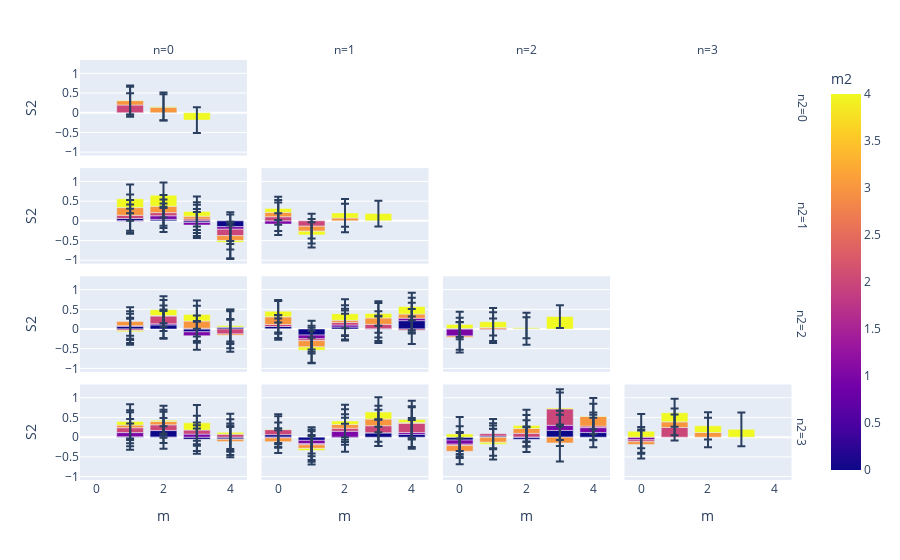

The notebook cell saved with this chart:
### Code cell
def implot_second_order_df(df:pd.DataFrame):
  df["mn"] = df.index.to_series().apply(lambda x: x.split("', '")[0][2:]).map(map_to_mn)
  df["mn2"] = df.index.to_series().apply(lambda x: x.split("', '")[1][:-2]).map(map_to_mn)
  df["m"] = df["mn"].apply(lambda x: x[0])
  df["n"] = df["mn"].apply(lambda x: x[1])
  df["m2"] = df["mn2"].apply(lambda x: x[0])
  df["n2"] = df["mn2"].apply(lambda x: x[1])

  return px.bar(df, x="m", y=df.columns[0], color="m2",facet_col="n", facet_row="n2", error_y=df.columns[1], barmode="group")

implot_second_order_df(second_Si_complexity)

### Figure 1 — Plotly figure (JSON) as saved in the notebook; plotly's stock layout.template omitted (floating-point values rounded to 4 significant figures)
{"data": [{"alignmentgroup": "True", "error_y": {"array": [0.2975, 0.352, 0.3724, 0.3298, 0.3558, 0.3271]}, "hovertemplate": "n2=0<br>n=0<br>m=%{x}<br>S2=%{y}<br>m2=%{marker.color}<extra></extra>", "legendgroup": "", "marker": {"color": [2, 3, 4, 3, 4, 4], "coloraxis": "coloraxis", "pattern": {"shape": ""}}, "name": "", "offsetgroup": "", "orientation": "v", "showlegend": false, "textposition": "auto", "type": "bar", "x": [1, 1, 1, 2, 2, 3], "xaxis": "x13", "y": [0.195, 0.1115, 0.01246, 0.1393, 0.0193, -0.1873], "yaxis": "y13"}, {"alignmentgroup": "True", "error_y": {"array": [0.3553, 0.3149, 0.3894, 0.3324, 0.3639, 0.3205, 0.3094, 0.3337, 0.2845, 0.3215, 0.3414, 0.3286, 0.3586, 0.353, 0.3826, 0.3673, 0.3737, 0.354, 0.451, 0.4253]}, "hovertemplate": "n2=1<br>n=0<br>m=%{x}<br>S2=%{y}<br>m2=%{marker.color}<extra></extra>", "legendgroup": "", "marker": {"color": [0, 1, 2, 3, 4, 0, 1, 2, 3, 4, 0, 1, 2, 3, 4, 0, 1, 2, 3, 4], "coloraxis": "coloraxis", "pattern": {"shape": ""}}, "name": "", "offsetgroup": "", "orientation": "v", "showlegend": false, "textposition": "auto", "type": "bar", "x": [1, 1, 1, 1, 1, 2, 2, 2, 2, 2, 3, 3, 3, 3, 3, 4, 4, 4, 4, 4], "xaxis": "x9", "y": [0.05948, -0.009788, 0.08097, 0.1965, 0.2226, 0.03815, 0.09058, 0.07988, 0.1619, 0.2799, -0.04107, -0.06466, 0.049, 0.07017, 0.1176, -0.1467, -0.06589, -0.1626, -0.1223, -0.04316], "yaxis": "y9"}, {"alignmentgroup": "True", "error_y": {"array": [0.2763, 0.3592, 0.3113, 0.2945, 0.3138, 0.31, 0.3226, 0.3624, 0.3524, 0.3259]}, "hovertemplate": "n2=1<br>n=1<br>m=%{x}<br>S2=%{y}<br>m2=%{marker.color}<extra></extra>", "legendgroup": "", "marker": {"color": [1, 2, 3, 4, 2, 3, 4, 3, 4, 4], "coloraxis": "coloraxis", "pattern": {"shape": ""}}, "name": "", "offsetgroup": "", "orientation": "v", "showlegend": false, "textposition": "auto", "type": "bar", "x": [0, 0, 0, 0, 1, 1, 1, 2, 2, 3], "xaxis": "x10", "y": [-0.08094, 0.1041, 0.1113, 0.09898, -0.135, -0.1281, -0.09316, 0.07326, 0.1281, 0.1843], "yaxis": "y10"}, {"alignmentgroup": "True", "error_y": {"array": [0.3179, 0.3642, 0.3217, 0.363, 0.3282, 0.3533, 0.3617, 0.2681, 0.3935, 0.3425, 0.2784, 0.3573, 0.3245, 0.3917, 0.3582, 0.4047, 0.4352, 0.3599, 0.4148, 0.4052]}, "hovertemplate": "n2=2<br>n=0<br>m=%{x}<br>S2=%{y}<br>m2=%{marker.color}<extra></extra>", "legendgroup": "", "marker": {"color": [0, 1, 2, 3, 4, 0, 1, 2, 3, 4, 0, 1, 2, 3, 4, 0, 1, 2, 3, 4], "coloraxis": "coloraxis", "pattern": {"shape": ""}}, "name": "", "offsetgroup": "", "orientation": "v", "showlegend": false, "textposition": "auto", "type": "bar", "x": [1, 1, 1, 1, 1, 2, 2, 2, 2, 2, 3, 3, 3, 3, 3, 4, 4, 4, 4, 4], "xaxis": "x5", "y": [0.06904, 0.01557, -0.03503, 0.1065, -0.03515, 0.1031, 0.02801, 0.1974, 0.01394, 0.1493, -0.07198, -0.09843, 0.0198, 0.1818, 0.1646, 0.04629, 0.005597, -0.1266, -0.03395, 0.03898], "yaxis": "y5"}, {"alignmentgroup": "True", "error_y": {"array": [0.2932, 0.2691, 0.2347, 0.399, 0.2838, 0.3667, 0.3304, 0.328, 0.4122, 0.3171, 0.338, 0.3686, 0.3458, 0.381, 0.3662, 0.3131, 0.3482, 0.3305, 0.3786, 0.3106, 0.2966, 0.3891, 0.3476, 0.4123, 0.3453]}, "hovertemplate": "n2=2<br>n=1<br>m=%{x}<br>S2=%{y}<br>m2=%{marker.color}<extra></extra>", "legendgroup": "", "marker": {"color": [0, 1, 2, 3, 4, 0, 1, 2, 3, 4, 0, 1, 2, 3, 4, 0, 1, 2, 3, 4, 0, 1, 2, 3, 4], "coloraxis": "coloraxis", "pattern": {"shape": ""}}, "name": "", "offsetgroup": "", "orientation": "v", "showlegend": false, "textposition": "auto", "type": "bar", "x": [0, 0, 0, 0, 0, 1, 1, 1, 1, 1, 2, 2, 2, 2, 2, 3, 3, 3, 3, 3, 4, 4, 4, 4, 4], "xaxis": "x6", "y": [0.06364, -0.0007439, 0.05122, 0.1949, 0.1401, -0.154, -0.09533, -0.0461, -0.159, -0.08181, 0.0491, 0.05357, 0.06425, 0.05492, 0.1667, 0.006748, -0.008545, 0.1106, 0.1644, 0.1109, 0.2122, 0.06247, -0.03069, 0.1039, 0.1933], "yaxis": "y6"}, {"alignmentgroup": "True", "error_y": {"array": [0.3481, 0.2721, 0.3864, 0.3181, 0.2857, 0.3884, 0.35, 0.4042, 0.2647, 0.2878]}, "hovertemplate": "n2=2<br>n=2<br>m=%{x}<br>S2=%{y}<br>m2=%{marker.color}<extra></extra>", "legendgroup": "", "marker": {"color": [1, 2, 3, 4, 2, 3, 4, 3, 4, 4], "coloraxis": "coloraxis", "pattern": {"shape": ""}}, "name": "", "offsetgroup": "", "orientation": "v", "showlegend": false, "textposition": "auto", "type": "bar", "x": [0, 0, 0, 0, 1, 1, 1, 2, 2, 3], "xaxis": "x7", "y": [-0.1769, 0.01493, -0.03146, 0.1026, -0.02103, 0.036, 0.1468, 0.005979, 0.02621, 0.316], "yaxis": "y7"}, {"alignmentgroup": "True", "error_y": {"array": [0.3345, 0.3478, 0.3909, 0.3772, 0.4355, 0.3187, 0.2844, 0.3306, 0.302, 0.3688, 0.3627, 0.2958, 0.363, 0.2852, 0.4521, 0.3997, 0.3159, 0.3779, 0.4034, 0.4741]}, "hovertemplate": "n2=3<br>n=0<br>m=%{x}<br>S2=%{y}<br>m2=%{marker.color}<extra></extra>", "legendgroup": "", "marker": {"color": [0, 1, 2, 3, 4, 0, 1, 2, 3, 4, 0, 1, 2, 3, 4, 0, 1, 2, 3, 4], "coloraxis": "coloraxis", "pattern": {"shape": ""}}, "name": "", "offsetgroup": "", "orientation": "v", "showlegend": false, "textposition": "auto", "type": "bar", "x": [1, 1, 1, 1, 1, 2, 2, 2, 2, 2, 3, 3, 3, 3, 3, 4, 4, 4, 4, 4], "xaxis": "x", "y": [0.01204, 0.104, 0.1229, 0.0668, 0.09413, 0.1674, -0.00756, 0.1452, 0.08378, 0.03464, -0.05735, 0.07755, 0.1025, -0.006019, 0.1832, -0.05007, -0.005079, 0.07468, -0.05275, 0.04771], "yaxis": "y"}, {"alignmentgroup": "True", "error_y": {"array": [0.3113, 0.2475, 0.3414, 0.2883, 0.3798, 0.3308, 0.3192, 0.3852, 0.3379, 0.3578, 0.3556, 0.3414, 0.3527, 0.3859, 0.4108, 0.3341, 0.3409, 0.4062, 0.3343, 0.3744, 0.3648, 0.3669, 0.4101, 0.4072, 0.4759]}, "hovertemplate": "n2=3<br>n=1<br>m=%{x}<br>S2=%{y}<br>m2=%{marker.color}<extra></extra>", "legendgroup": "", "marker": {"color": [0, 1, 2, 3, 4, 0, 1, 2, 3, 4, 0, 1, 2, 3, 4, 0, 1, 2, 3, 4, 0, 1, 2, 3, 4], "coloraxis": "coloraxis", "pattern": {"shape": ""}}, "name": "", "offsetgroup": "", "orientation": "v", "showlegend": false, "textposition": "auto", "type": "bar", "x": [0, 0, 0, 0, 0, 1, 1, 1, 1, 1, 2, 2, 2, 2, 2, 3, 3, 3, 3, 3, 4, 4, 4, 4, 4], "xaxis": "x2", "y": [0.06364, -0.01897, 0.1274, -0.09442, 0.009437, -0.08098, -0.08559, -0.02693, -0.09116, -0.05227, -0.01468, 0.1499, 0.07684, 0.0939, 0.08943, 0.107, 0.007451, 0.1758, 0.1698, 0.1771, 0.07089, 0.04761, 0.2295, 0.02653, 0.07086], "yaxis": "y2"}, {"alignmentgroup": "True", "error_y": {"array": [0.3505, 0.3088, 0.3193, 0.3272, 0.4323, 0.3212, 0.3041, 0.3737, 0.3404, 0.3921, 0.3219, 0.2453, 0.3318, 0.3396, 0.4022, 0.3957, 0.37, 0.4148, 0.4687, 0.4735, 0.3743, 0.3236, 0.3464, 0.3239, 0.4572]}, "hovertemplate": "n2=3<br>n=2<br>m=%{x}<br>S2=%{y}<br>m2=%{marker.color}<extra></extra>", "legendgroup": "", "marker": {"color": [0, 1, 2, 3, 4, 0, 1, 2, 3, 4, 0, 1, 2, 3, 4, 0, 1, 2, 3, 4, 0, 1, 2, 3, 4], "coloraxis": "coloraxis", "pattern": {"shape": ""}}, "name": "", "offsetgroup": "", "orientation": "v", "showlegend": false, "textposition": "auto", "type": "bar", "x": [0, 0, 0, 0, 0, 1, 1, 1, 1, 1, 2, 2, 2, 2, 2, 3, 3, 3, 3, 3, 4, 4, 4, 4, 4], "xaxis": "x3", "y": [-0.07519, -0.1035, -0.03369, -0.1461, 0.07889, 0.03073, -0.005008, 0.0571, -0.1254, -0.04657, -0.05327, 0.005087, 0.09126, 0.1235, 0.07369, 0.1701, 0.1309, 0.4158, -0.1482, 0.02608, 0.117, 0.1252, 0.03871, 0.2436, 0.01391], "yaxis": "y3"}, {"alignmentgroup": "True", "error_y": {"array": [0.3289, 0.3074, 0.3564, 0.435, 0.3285, 0.341, 0.354, 0.3732, 0.3467, 0.4302]}, "hovertemplate": "n2=3<br>n=3<br>m=%{x}<br>S2=%{y}<br>m2=%{marker.color}<extra></extra>", "legendgroup": "", "marker": {"color": [1, 2, 3, 4, 2, 3, 4, 3, 4, 4], "coloraxis": "coloraxis", "pattern": {"shape": ""}}, "name": "", "offsetgroup": "", "orientation": "v", "showlegend": false, "textposition": "auto", "type": "bar", "x": [0, 0, 0, 0, 1, 1, 1, 2, 2, 3], "xaxis": "x4", "y": [-0.06882, -0.04713, -0.06859, 0.1508, 0.2456, 0.143, 0.2294, 0.1181, 0.1695, 0.1987], "yaxis": "y4"}], "layout": {"annotations": [{"font": {}, "showarrow": false, "text": "n=0", "x": 0.115, "xanchor": "center", "xref": "paper", "y": 1, "yanchor": "bottom", "yref": "paper"}, {"font": {}, "showarrow": false, "text": "n=1", "x": 0.365, "xanchor": "center", "xref": "paper", "y": 1, "yanchor": "bottom", "yref": "paper"}, {"font": {}, "showarrow": false, "text": "n=2", "x": 0.615, "xanchor": "center", "xref": "paper", "y": 1, "yanchor": "bottom", "yref": "paper"}, {"font": {}, "showarrow": false, "text": "n=3", "x": 0.865, "xanchor": "center", "xref": "paper", "y": 1, "yanchor": "bottom", "yref": "paper"}, {"font": {}, "showarrow": false, "text": "n2=3", "textangle": 90, "x": 0.98, "xanchor": "left", "xref": "paper", "y": 0.1138, "yanchor": "middle", "yref": "paper"}, {"font": {}, "showarrow": false, "text": "n2=2", "textangle": 90, "x": 0.98, "xanchor": "left", "xref": "paper", "y": 0.3712, "yanchor": "middle", "yref": "paper"}, {"font": {}, "showarrow": false, "text": "n2=1", "textangle": 90, "x": 0.98, "xanchor": "left", "xref": "paper", "y": 0.6288, "yanchor": "middle", "yref": "paper"}, {"font": {}, "showarrow": false, "text": "n2=0", "textangle": 90, "x": 0.98, "xanchor": "left", "xref": "paper", "y": 0.8862, "yanchor": "middle", "yref": "paper"}], "barmode": "group", "coloraxis": {"colorbar": {"title": {"text": "m2"}}, "colorscale": [[0, "#0d0887"], [0.1111, "#46039f"], [0.2222, "#7201a8"], [0.3333, "#9c179e"], [0.4444, "#bd3786"], [0.5556, "#d8576b"], [0.6667, "#ed7953"], [0.7778, "#fb9f3a"], [0.8889, "#fdca26"], [1, "#f0f921"]]}, "legend": {"tracegroupgap": 0}, "margin": {"t": 60}, "xaxis": {"anchor": "y", "domain": [0, 0.23], "title": {"text": "m"}}, "xaxis10": {"anchor": "y10", "domain": [0.25, 0.48], "matches": "x", "showticklabels": false}, "xaxis11": {"anchor": "y11", "domain": [0.5, 0.73], "matches": "x", "showticklabels": false}, "xaxis12": {"anchor": "y12", "domain": [0.75, 0.98], "matches": "x", "showticklabels": false}, "xaxis13": {"anchor": "y13", "domain": [0, 0.23], "matches": "x", "showticklabels": false}, "xaxis14": {"anchor": "y14", "domain": [0.25, 0.48], "matches": "x", "showticklabels": false}, "xaxis15": {"anchor": "y15", "domain": [0.5, 0.73], "matches": "x", "showticklabels": false}, "xaxis16": {"anchor": "y16", "domain": [0.75, 0.98], "matches": "x", "showticklabels": false}, "xaxis2": {"anchor": "y2", "domain": [0.25, 0.48], "matches": "x", "title": {"text": "m"}}, "xaxis3": {"anchor": "y3", "domain": [0.5, 0.73], "matches": "x", "title": {"text": "m"}}, "xaxis4": {"anchor": "y4", "domain": [0.75, 0.98], "matches": "x", "title": {"text": "m"}}, "xaxis5": {"anchor": "y5", "domain": [0, 0.23], "matches": "x", "showticklabels": false}, "xaxis6": {"anchor": "y6", "domain": [0.25, 0.48], "matches": "x", "showticklabels": false}, "xaxis7": {"anchor": "y7", "domain": [0.5, 0.73], "matches": "x", "showticklabels": false}, "xaxis8": {"anchor": "y8", "domain": [0.75, 0.98], "matches": "x", "showticklabels": false}, "xaxis9": {"anchor": "y9", "domain": [0, 0.23], "matches": "x", "showticklabels": false}, "yaxis": {"anchor": "x", "domain": [0, 0.2275], "title": {"text": "S2"}}, "yaxis10": {"anchor": "x10", "domain": [0.515, 0.7425], "matches": "y", "showticklabels": false}, "yaxis11": {"anchor": "x11", "domain": [0.515, 0.7425], "matches": "y", "showticklabels": false}, "yaxis12": {"anchor": "x12", "domain": [0.515, 0.7425], "matches": "y", "showticklabels": false}, "yaxis13": {"anchor": "x13", "domain": [0.7725, 1], "matches": "y", "title": {"text": "S2"}}, "yaxis14": {"anchor": "x14", "domain": [0.7725, 1], "matches": "y", "showticklabels": false}, "yaxis15": {"anchor": "x15", "domain": [0.7725, 1], "matches": "y", "showticklabels": false}, "yaxis16": {"anchor": "x16", "domain": [0.7725, 1], "matches": "y", "showticklabels": false}, "yaxis2": {"anchor": "x2", "domain": [0, 0.2275], "matches": "y", "showticklabels": false}, "yaxis3": {"anchor": "x3", "domain": [0, 0.2275], "matches": "y", "showticklabels": false}, "yaxis4": {"anchor": "x4", "domain": [0, 0.2275], "matches": "y", "showticklabels": false}, "yaxis5": {"anchor": "x5", "domain": [0.2575, 0.485], "matches": "y", "title": {"text": "S2"}}, "yaxis6": {"anchor": "x6", "domain": [0.2575, 0.485], "matches": "y", "showticklabels": false}, "yaxis7": {"anchor": "x7", "domain": [0.2575, 0.485], "matches": "y", "showticklabels": false}, "yaxis8": {"anchor": "x8", "domain": [0.2575, 0.485], "matches": "y", "showticklabels": false}, "yaxis9": {"anchor": "x9", "domain": [0.515, 0.7425], "matches": "y", "title": {"text": "S2"}}}}
